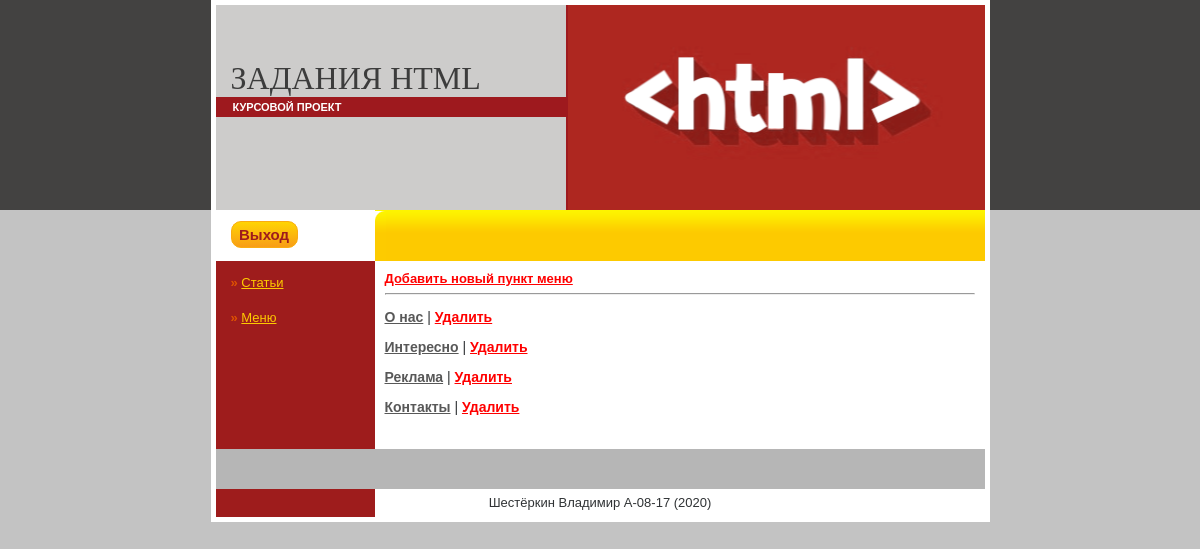
The page /?option=edit_menu (signed in) on the database its author committed.
### tables this page shows
CREATE TABLE `menu` (
  `id_menu` int UNSIGNED NOT NULL,
  `name_menu` varchar(255) NOT NULL,
  `text_menu` text NOT NULL
);

### classes/edit_menu.php (the view, shortened to what this page needs)
<?php
class edit_menu extends ACore_Admin {
	public function get_content() {
		$query = "SELECT id_menu,name_menu FROM menu";
		$result = mysqli_query($this->db,$query);
		echo "<div id='main'>";
		echo "<a style='color:red' href='?option=add_menu'>Добавить новый пункт меню</a><hr>";
		for($i = 0; $i < mysqli_num_rows($result);$i++) {
			$row = mysqli_fetch_assoc($result);
			printf("<p style='font-size:14px;'>
						<a style='color:#585858' href='?option=update_menu&id_text=%s'>%s</a> |
						<a style='color:red' href='?option=delete_menu&del=%s'>Удалить</a>
					</p>",$row['id_menu'],$row['name_menu'],$row['id_menu']);
		}
		echo '</div>
			</div>';
	}
}
?>

### style/style.css (style rules this page uses)
body { font: normal small Arial, Helvetica, sans-serif; color: #303335; text-align:justify; font-size:13px; margin-top:0px; margin-left:0px; margin-right:0px; margin-bottom:10px; background-color:#c3c3c3; background-image:url(../images/bg2.gif); background-repeat:repeat-x; }
#main { padding-top:10px; text-align:left; padding-bottom:10px; padding-left:10px; padding-right:10px; }
a { color:#DE5202; font-weight:bold; text-decoration:underline; }

### rows shown on the page
menu: name_menu "О нас"
menu: name_menu "Интересно"
menu: name_menu "Реклама"
menu: name_menu "Контакты"
